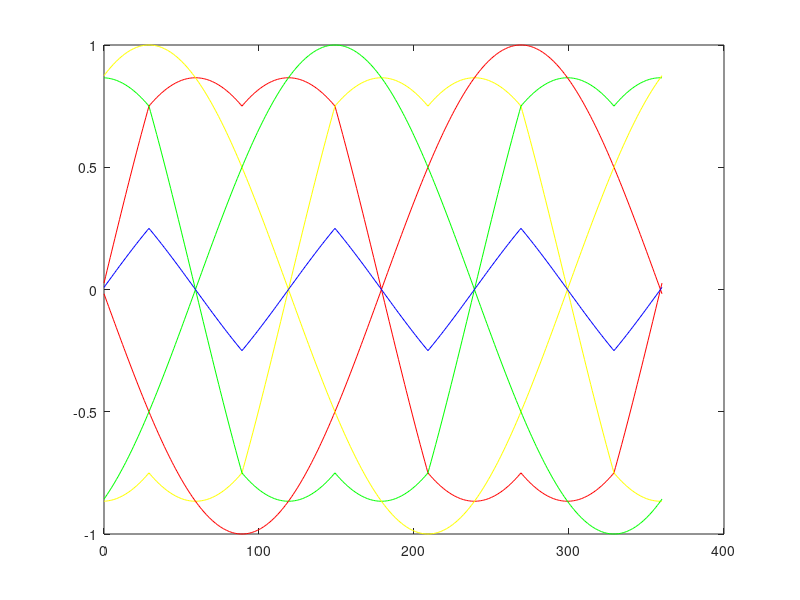

This chart was generated by the following MATLAB code:
% http://www.cnblogs.com/nixianmin/p/4791428.html
clear all;

theta = 0:1:360;
vd = 0.0;
vq = 1.0;1.15;
vmax = 0;
vmin = 0;

Valpha =  zeros(size(theta)); 
Vbeta =  zeros(size(theta));
Vx = zeros(size(theta));
Vy = zeros(size(theta));
Vz = zeros(size(theta));

va = zeros(size(theta));
vb = zeros(size(theta));
vc = zeros(size(theta));
com = zeros(size(theta));

N = length(theta);

for i=1:N
    Valpha(i) = vd*cos(i/180*pi)-vq*sin(i/180*pi);
    Vbeta(i) = vq*cos(i/180*pi)+vd*sin(i/180*pi);
    
    va(i) = Valpha(i);
    vb(i) = -0.5*Valpha(i) +sqrt(3)/2*Vbeta(i);
    vc(i) = -0.5*Valpha(i) -sqrt(3)/2*Vbeta(i);
    
    if (va(i) > vb(i))
        vmax = va(i);
        vmin = vb(i);
    else
        vmax = vb(i);
        vmin = va(i);
    end
    
    if(vc(i) > vmax)
        vmax = vc(i);
    elseif (vc(i) < vmin)
        vmin = vc(i);
    end

    vcom = (vmax+vmin)/2;
    Vx(i) = vcom - va(i);
    Vy(i) = vcom - vb(i);
    Vz(i) = vcom - vc(i);
    com(i) = vcom;
        
end

%plot(theta, Valpha);
%hold on
%plot(theta, Vbeta);
%hold on

plot(theta, Vx,'Color','red');
hold on
plot(theta, Vy,'Color','yellow');
hold on
plot(theta, Vz,'Color','green');
hold on

plot(theta, va,'Color','red');
hold on
plot(theta, vb,'Color','yellow');
hold on
plot(theta, vc,'Color','green');
hold on

plot(theta, com,'Color','blue');